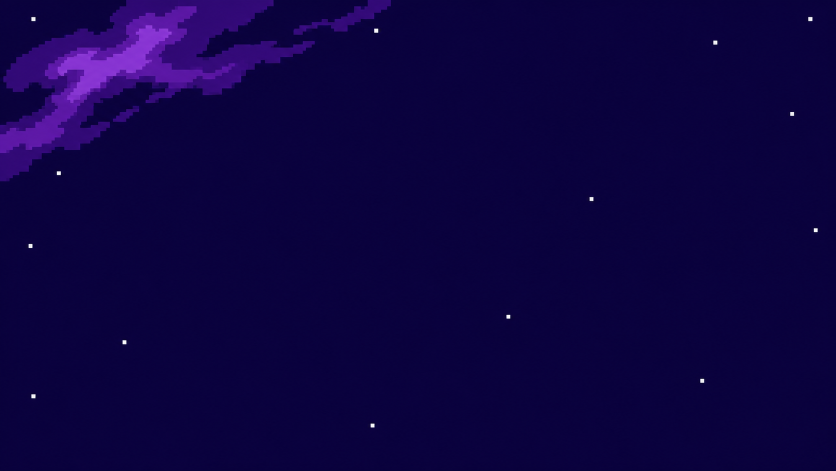
#> input picture cinematics/production/deoxys-v1/deep-space-v2.png, 1672 x 941 px, given in place of 1.00.png, which was not available (shown at 1/2 size)
$ python contact.py
#> lines starting #> are read from the running program, lines starting #| are printed output that depends on the picture
from pathlib import Path
from PIL import Image,ImageDraw
root=Path(__file__).resolve().parent
times=[1,3.8,6.2,9.8,11.6,13.2,14.7,15.2,17.4,19.4,20.2,21.5,22.6,23.3,24.9,25.4,26.5,28,29.5,30.6,31.6,32.6,34.8]
for label,subset in [('story',times[:12]),('reveal',times[12:])]:
    sheet=Image.new('RGB',(1440,1200),'#0a1221');draw=ImageDraw.Draw(sheet)
#> after `sheet = Image.new('RGB', (1440, 1200), '#0a1221')`:
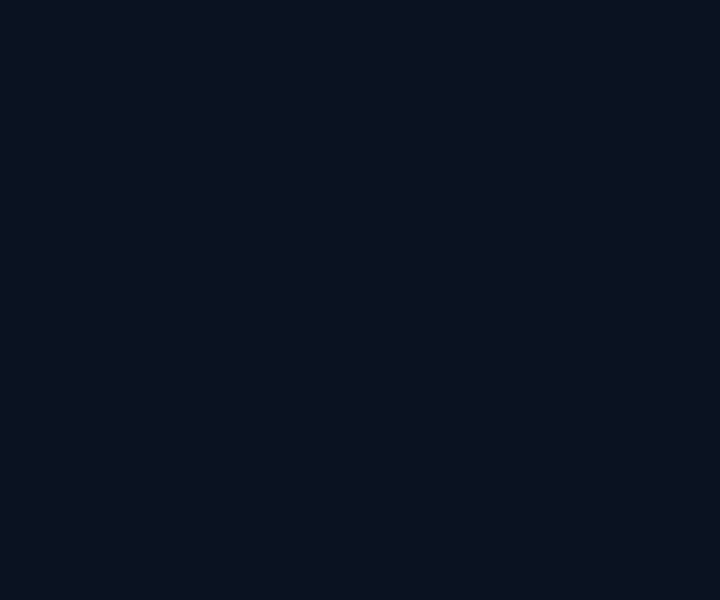
#> sheet: PIL image 1440x1200 RGB (shown at 1/2 size); mean R, G, B 10, 18, 33
    for i,t in enumerate(subset):
        with Image.open(root/'previews'/f'{t:.2f}.png') as image:frame=image.resize((480,270),Image.Resampling.NEAREST)
#> image is the input picture: PIL image 1672x941 RGB; mean R, G, B 13.3, 2.3, 66.2
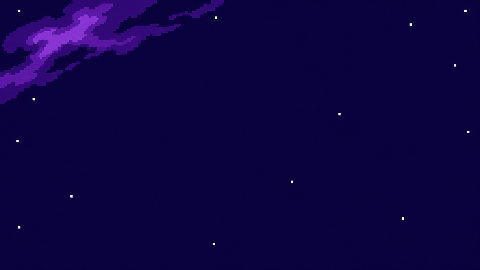
#> frame: PIL image 480x270 RGB; mean R, G, B 13.3, 2.3, 66.2
        x=i%3*480;y=i//3*300;sheet.paste(frame,(x,y));draw.text((x+10,y+278),f'{t:.2f}s',fill='white')
#> after `sheet.paste(frame, (x, y))`:
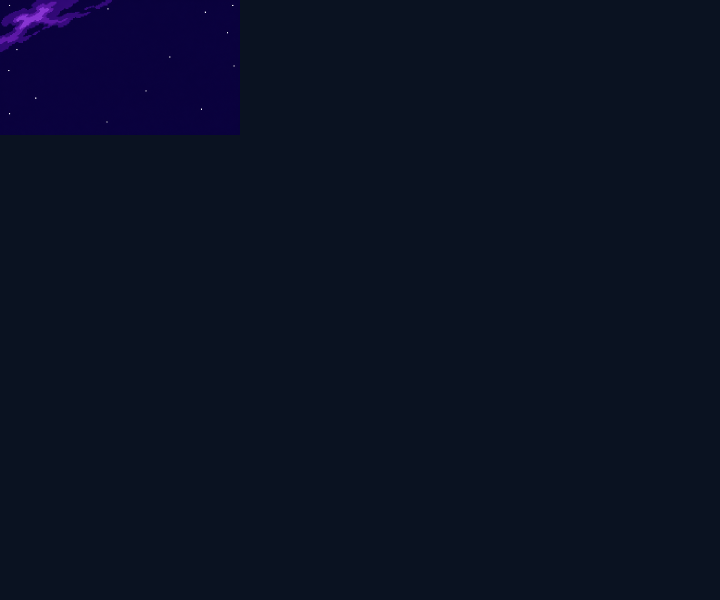
#> sheet: PIL image 1440x1200 RGB (shown at 1/2 size); mean R, G, B 10.2, 16.8, 35.5
#> (the run stopped early here; a loop or call above may not have finished)

$ run again, on cinematics/production/deoxys-v1/space.png
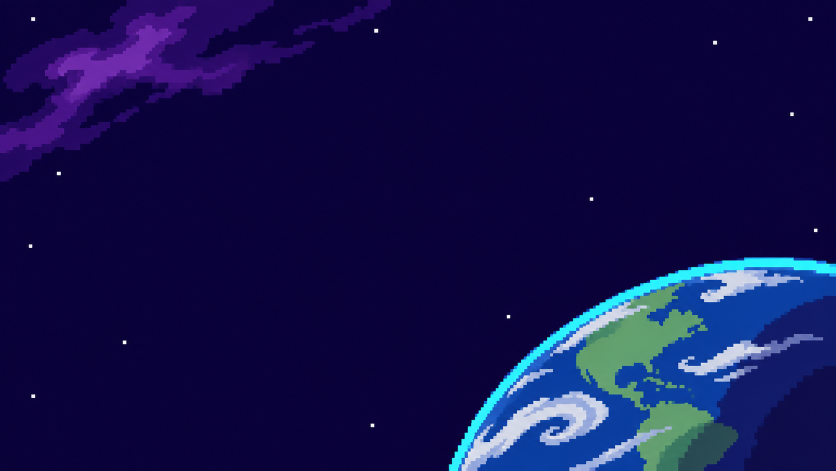
#> input picture cinematics/production/deoxys-v1/space.png, 1672 x 941 px, given in place of 1.00.png, which was not available (shown at 1/2 size)
#> image is the input picture: PIL image 1672x941 RGB; mean R, G, B 19.5, 17.8, 76.2
#> `with Image.open(root/'previews'/f'{t:.2f}.png') as image:frame=image.r..`:
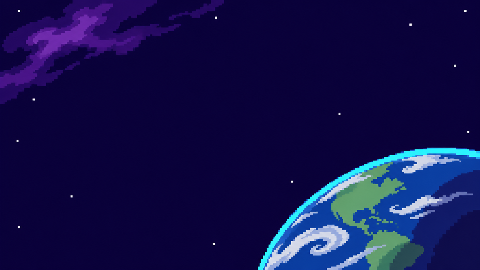
#> frame: PIL image 480x270 RGB; mean R, G, B 19.5, 17.8, 76.3
#> `sheet.paste(frame, (x, y))`:
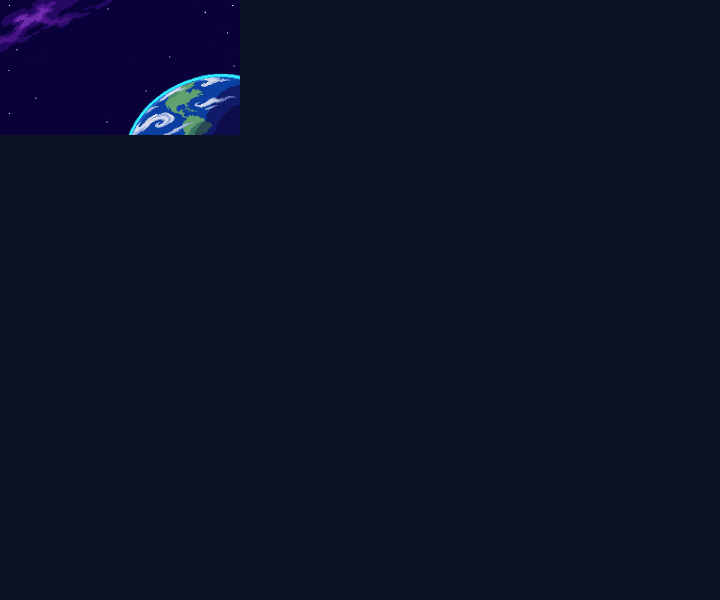
#> sheet: PIL image 1440x1200 RGB (shown at 1/2 size); mean R, G, B 10.7, 18, 36.2
